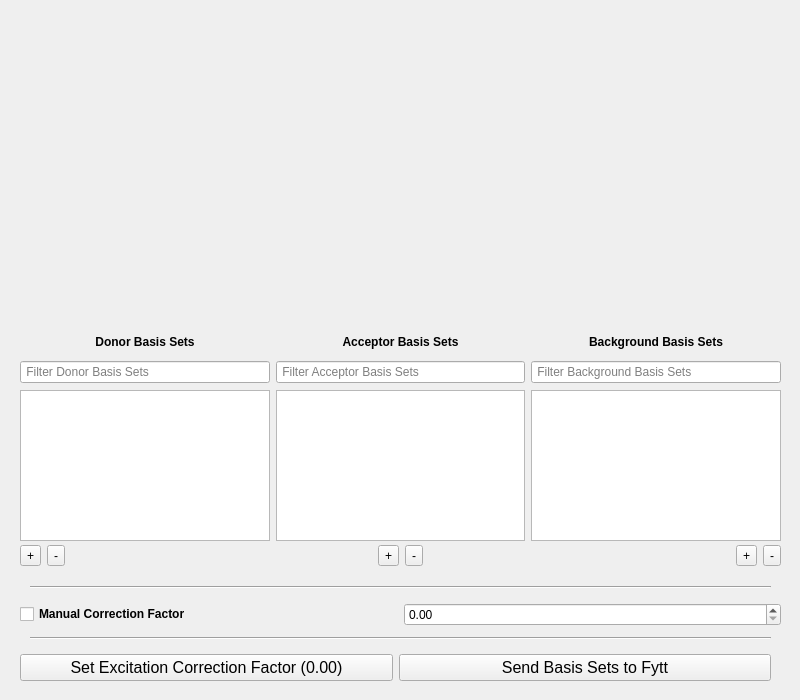
<?xml version="1.0" encoding="UTF-8"?>
<ui version="4.0">
 <class>BasisGui</class>
 <widget class="QWidget" name="BasisGui">
  <property name="geometry">
   <rect>
    <x>0</x>
    <y>0</y>
    <width>800</width>
    <height>700</height>
   </rect>
  </property>
  <property name="minimumSize">
   <size>
    <width>800</width>
    <height>700</height>
   </size>
  </property>
  <property name="maximumSize">
   <size>
    <width>800</width>
    <height>700</height>
   </size>
  </property>
  <property name="mouseTracking">
   <bool>false</bool>
  </property>
  <property name="windowTitle">
   <string>Form</string>
  </property>
  <widget class="QWidget" name="layoutWidget">
   <property name="geometry">
    <rect>
     <x>20</x>
     <y>330</y>
     <width>761</width>
     <height>23</height>
    </rect>
   </property>
   <layout class="QHBoxLayout" name="namesLayout">
    <item>
     <widget class="QLabel" name="donor_lbl">
      <property name="font">
       <font>
        <weight>75</weight>
        <bold>true</bold>
       </font>
      </property>
      <property name="inputMethodHints">
       <set>Qt::ImhNone</set>
      </property>
      <property name="text">
       <string>Donor Basis Sets</string>
      </property>
      <property name="alignment">
       <set>Qt::AlignCenter</set>
      </property>
     </widget>
    </item>
    <item>
     <widget class="QLabel" name="acceptor_lbl">
      <property name="font">
       <font>
        <weight>75</weight>
        <bold>true</bold>
       </font>
      </property>
      <property name="inputMethodHints">
       <set>Qt::ImhNone</set>
      </property>
      <property name="text">
       <string>Acceptor Basis Sets</string>
      </property>
      <property name="alignment">
       <set>Qt::AlignCenter</set>
      </property>
     </widget>
    </item>
    <item>
     <widget class="QLabel" name="background_lbl">
      <property name="font">
       <font>
        <weight>75</weight>
        <bold>true</bold>
       </font>
      </property>
      <property name="inputMethodHints">
       <set>Qt::ImhNone</set>
      </property>
      <property name="text">
       <string>Background Basis Sets</string>
      </property>
      <property name="alignment">
       <set>Qt::AlignCenter</set>
      </property>
     </widget>
    </item>
   </layout>
  </widget>
  <widget class="QWidget" name="horizontalLayoutWidget">
   <property name="geometry">
    <rect>
     <x>30</x>
     <y>629</y>
     <width>741</width>
     <height>20</height>
    </rect>
   </property>
   <layout class="QHBoxLayout" name="horizontalLayout_1">
    <item>
     <widget class="Line" name="line">
      <property name="orientation">
       <enum>Qt::Horizontal</enum>
      </property>
     </widget>
    </item>
   </layout>
  </widget>
  <widget class="QWidget" name="layoutWidget">
   <property name="geometry">
    <rect>
     <x>20</x>
     <y>390</y>
     <width>761</width>
     <height>151</height>
    </rect>
   </property>
   <layout class="QHBoxLayout" name="tablesLayout">
    <item>
     <widget class="QTableView" name="donor_list">
      <property name="cursor" stdset="0">
       <cursorShape>ArrowCursor</cursorShape>
      </property>
      <property name="mouseTracking">
       <bool>true</bool>
      </property>
      <property name="focusPolicy">
       <enum>Qt::NoFocus</enum>
      </property>
      <property name="toolTip">
       <string extracomment="List of Donor datasets">List of Donor basis sets. Select a donor to load the corresponding basis set for fitting</string>
      </property>
     </widget>
    </item>
    <item>
     <widget class="QTableView" name="acceptor_list">
      <property name="toolTip">
       <string>List of acceptor basis sets. Select an acceptor to load the corresponding basis set for fitting</string>
      </property>
     </widget>
    </item>
    <item>
     <widget class="QTableView" name="background_list">
      <property name="toolTip">
       <string>List of background basis sets. Select a background to load the corresponding basis set for fitting</string>
      </property>
     </widget>
    </item>
   </layout>
  </widget>
  <widget class="QWidget" name="layoutWidget">
   <property name="geometry">
    <rect>
     <x>20</x>
     <y>598</y>
     <width>761</width>
     <height>33</height>
    </rect>
   </property>
   <layout class="QHBoxLayout" name="loadLayout">
    <item>
     <widget class="QCheckBox" name="correctionFactor_cbx">
      <property name="font">
       <font>
        <weight>75</weight>
        <bold>true</bold>
       </font>
      </property>
      <property name="text">
       <string>Manual Correction Factor</string>
      </property>
     </widget>
    </item>
    <item>
     <widget class="QDoubleSpinBox" name="correctionFactor_spin"/>
    </item>
   </layout>
  </widget>
  <widget class="QWidget" name="horizontalLayoutWidget_3">
   <property name="geometry">
    <rect>
     <x>30</x>
     <y>578</y>
     <width>741</width>
     <height>20</height>
    </rect>
   </property>
   <layout class="QHBoxLayout" name="horizontalLayout_3">
    <item>
     <widget class="Line" name="line_7">
      <property name="orientation">
       <enum>Qt::Horizontal</enum>
      </property>
     </widget>
    </item>
   </layout>
  </widget>
  <widget class="QWidget" name="layoutWidget">
   <property name="geometry">
    <rect>
     <x>20</x>
     <y>356</y>
     <width>761</width>
     <height>33</height>
    </rect>
   </property>
   <layout class="QHBoxLayout" name="filterLayout">
    <item>
     <widget class="QLineEdit" name="donor_filter">
      <property name="minimumSize">
       <size>
        <width>226</width>
        <height>0</height>
       </size>
      </property>
      <property name="toolTip">
       <string/>
      </property>
      <property name="text">
       <string/>
      </property>
      <property name="placeholderText">
       <string> Filter Donor Basis Sets</string>
      </property>
     </widget>
    </item>
    <item>
     <widget class="QLineEdit" name="acceptor_filter">
      <property name="minimumSize">
       <size>
        <width>226</width>
        <height>0</height>
       </size>
      </property>
      <property name="placeholderText">
       <string> Filter Acceptor Basis Sets</string>
      </property>
     </widget>
    </item>
    <item>
     <widget class="QLineEdit" name="background_filter">
      <property name="minimumSize">
       <size>
        <width>226</width>
        <height>0</height>
       </size>
      </property>
      <property name="placeholderText">
       <string> Filter Background Basis Sets</string>
      </property>
     </widget>
    </item>
   </layout>
  </widget>
  <widget class="QWidget" name="horizontalLayoutWidget_4">
   <property name="geometry">
    <rect>
     <x>19</x>
     <y>19</y>
     <width>761</width>
     <height>301</height>
    </rect>
   </property>
   <layout class="QHBoxLayout" name="previewLayout"/>
  </widget>
  <widget class="QWidget" name="gridLayoutWidget">
   <property name="geometry">
    <rect>
     <x>20</x>
     <y>540</y>
     <width>761</width>
     <height>31</height>
    </rect>
   </property>
   <layout class="QGridLayout" name="gridLayout">
    <item row="0" column="4">
     <widget class="QToolButton" name="deleteAcceptor">
      <property name="text">
       <string>-</string>
      </property>
     </widget>
    </item>
    <item row="0" column="7">
     <widget class="QToolButton" name="deleteBackground">
      <property name="text">
       <string>-</string>
      </property>
     </widget>
    </item>
    <item row="0" column="3">
     <widget class="QToolButton" name="addAcceptor">
      <property name="text">
       <string>+</string>
      </property>
     </widget>
    </item>
    <item row="0" column="1">
     <widget class="QToolButton" name="deleteDonor">
      <property name="text">
       <string>-</string>
      </property>
     </widget>
    </item>
    <item row="0" column="0">
     <widget class="QToolButton" name="addDonor">
      <property name="text">
       <string>+</string>
      </property>
     </widget>
    </item>
    <item row="0" column="5">
     <spacer name="horizontalSpacer">
      <property name="orientation">
       <enum>Qt::Horizontal</enum>
      </property>
      <property name="sizeHint" stdset="0">
       <size>
        <width>40</width>
        <height>20</height>
       </size>
      </property>
     </spacer>
    </item>
    <item row="0" column="6">
     <widget class="QToolButton" name="addBackground">
      <property name="text">
       <string>+</string>
      </property>
     </widget>
    </item>
    <item row="0" column="2">
     <spacer name="horizontalSpacer_2">
      <property name="orientation">
       <enum>Qt::Horizontal</enum>
      </property>
      <property name="sizeHint" stdset="0">
       <size>
        <width>40</width>
        <height>20</height>
       </size>
      </property>
     </spacer>
    </item>
   </layout>
  </widget>
  <widget class="QWidget" name="layoutWidget">
   <property name="geometry">
    <rect>
     <x>20</x>
     <y>650</y>
     <width>751</width>
     <height>36</height>
    </rect>
   </property>
   <layout class="QHBoxLayout" name="horizontalLayout">
    <item>
     <widget class="QPushButton" name="setDirectExcitation_btn">
      <property name="font">
       <font>
        <pointsize>12</pointsize>
       </font>
      </property>
      <property name="toolTip">
       <string>Set the calculated direct excitation correction factor into the fitting window</string>
      </property>
      <property name="text">
       <string>Set Excitation Correction Factor (0.00)</string>
      </property>
     </widget>
    </item>
    <item>
     <widget class="QPushButton" name="sendBasisSetsToMain_btn">
      <property name="font">
       <font>
        <pointsize>12</pointsize>
       </font>
      </property>
      <property name="text">
       <string>Send Basis Sets to Fytt</string>
      </property>
     </widget>
    </item>
   </layout>
  </widget>
 </widget>
 <resources/>
 <connections/>
</ui>
